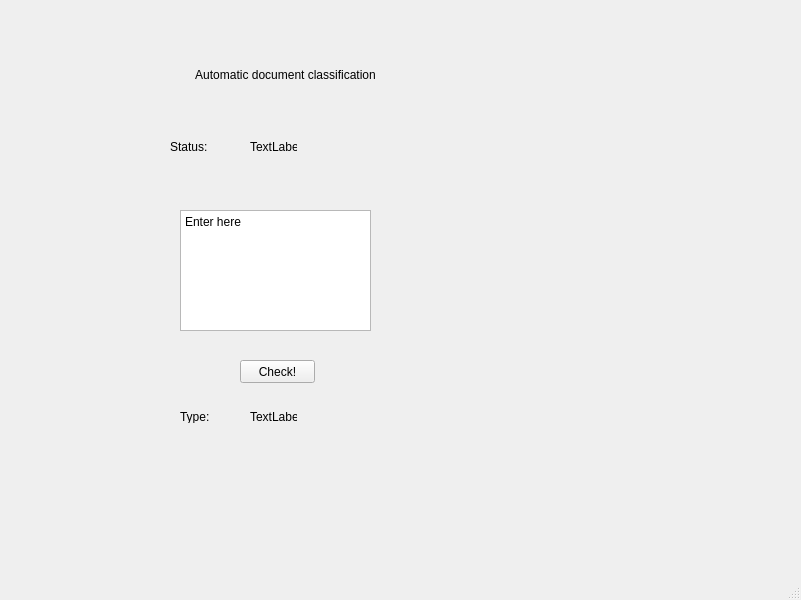
<?xml version="1.0" encoding="UTF-8"?>
<ui version="4.0">
 <class>MainWindow</class>
 <widget class="QMainWindow" name="MainWindow">
  <property name="geometry">
   <rect>
    <x>0</x>
    <y>0</y>
    <width>801</width>
    <height>600</height>
   </rect>
  </property>
  <property name="windowTitle">
   <string>MainWindow</string>
  </property>
  <widget class="QWidget" name="centralwidget">
   <widget class="QPushButton" name="pushButton">
    <property name="geometry">
     <rect>
      <x>240</x>
      <y>360</y>
      <width>75</width>
      <height>23</height>
     </rect>
    </property>
    <property name="text">
     <string>Check!</string>
    </property>
   </widget>
   <widget class="QLabel" name="label">
    <property name="geometry">
     <rect>
      <x>160</x>
      <y>30</y>
      <width>251</width>
      <height>91</height>
     </rect>
    </property>
    <property name="text">
     <string>Automatic document classification</string>
    </property>
    <property name="textFormat">
     <enum>Qt::RichText</enum>
    </property>
    <property name="alignment">
     <set>Qt::AlignCenter</set>
    </property>
   </widget>
   <widget class="QLabel" name="label_3">
    <property name="geometry">
     <rect>
      <x>170</x>
      <y>140</y>
      <width>47</width>
      <height>13</height>
     </rect>
    </property>
    <property name="text">
     <string>Status:</string>
    </property>
   </widget>
   <widget class="QLabel" name="label_4">
    <property name="geometry">
     <rect>
      <x>180</x>
      <y>410</y>
      <width>47</width>
      <height>13</height>
     </rect>
    </property>
    <property name="text">
     <string>Type:</string>
    </property>
   </widget>
   <widget class="QLabel" name="label_2">
    <property name="geometry">
     <rect>
      <x>250</x>
      <y>140</y>
      <width>47</width>
      <height>13</height>
     </rect>
    </property>
    <property name="text">
     <string>TextLabel</string>
    </property>
   </widget>
   <widget class="QLabel" name="label_5">
    <property name="geometry">
     <rect>
      <x>250</x>
      <y>410</y>
      <width>47</width>
      <height>13</height>
     </rect>
    </property>
    <property name="text">
     <string>TextLabel</string>
    </property>
   </widget>
   <widget class="QPlainTextEdit" name="plainTextEdit">
    <property name="geometry">
     <rect>
      <x>180</x>
      <y>210</y>
      <width>191</width>
      <height>121</height>
     </rect>
    </property>
    <property name="plainText">
     <string>Enter here</string>
    </property>
   </widget>
  </widget>
  <widget class="QMenuBar" name="menubar">
   <property name="geometry">
    <rect>
     <x>0</x>
     <y>0</y>
     <width>801</width>
     <height>21</height>
    </rect>
   </property>
  </widget>
  <widget class="QStatusBar" name="statusbar"/>
 </widget>
 <resources/>
 <connections/>
</ui>
